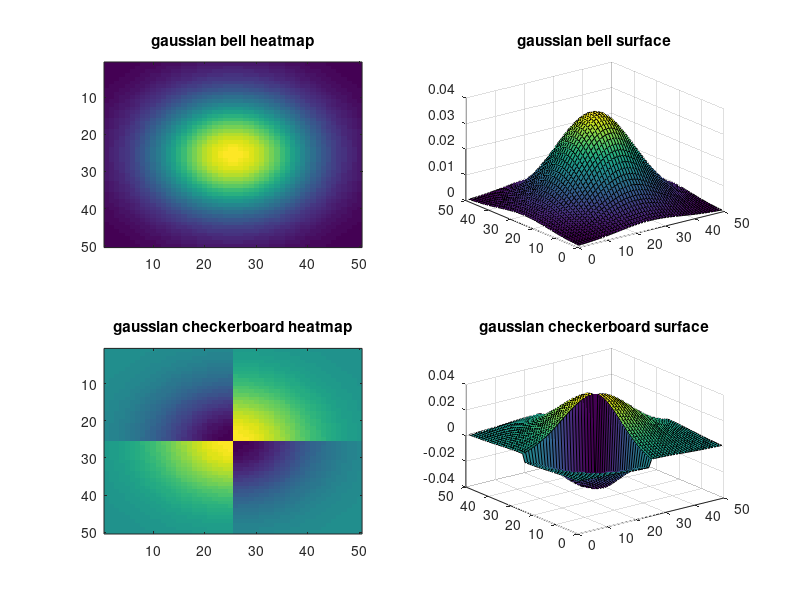
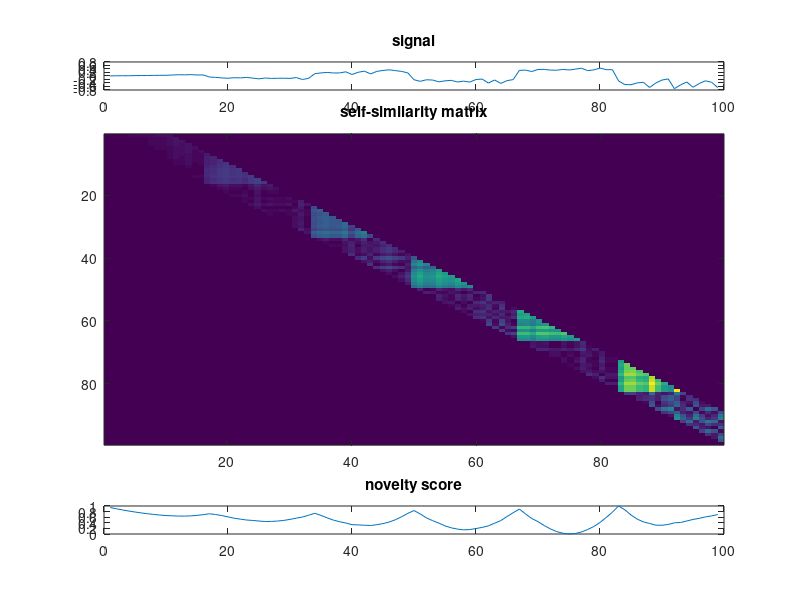

These charts were generated, in order, by the following MATLAB code:
%%%%%%%%%%%%%%%%%%%%%%%%%%%%%%%%%%%%%%%%%%%%%%%%%%%%%%%%%%%%%%%%%%%%%%%%%%%%%%%%
%                                                                              %
%                                 NOVELTY SCORE                                %
%                                                                              %
%                                  July, 2018                                  %
%                                                                              %
%                          Juan Ignacio Mendoza Garay                          %
%                               doctoral student                               %
%                 Department of Music, Art and Culture Studies                 %
%                            University of Jyväskylä                           %
%                                                                              %
%%%%%%%%%%%%%%%%%%%%%%%%%%%%%%%%%%%%%%%%%%%%%%%%%%%%%%%%%%%%%%%%%%%%%%%%%%%%%%%%

% tested on Octave 4

%===============================================================================

% DESCRIPTION:

%   Produce a signal with some randomness, then a self-similarity matrix of it.
%   The matrix is bounded, to reduce computing time.
%   Then convolve a Gaussian-tapered checkerboard kernel along the diagonal of 
%   the self-similarity matrix. The result is a novelty score.
%   (c.f. Foote & Cooper, 2003)

% INSTRUCTIONS:

%   1) Modify the values indicated by an arrow (<---)
%   2) Run the script and enjoy.

%===============================================================================

clc
clear
close all

%===============================================================================

   signal_type ='sqr'; % <--- signal carrier type ('sin' or 'sqr')
 signal_length = 99;   % <--- signal length
 signal_period = 33;   % <--- signal period
     bandwidth = 11;   % <--- gaussian-tapered checkerboard kernel bandwidth
       full_sw = 0;    % <--- 1 = upper and lower triangles; 0 = upper triangle

%-------------------------------------------------------------------------------

if strcmp(signal_type,'sin')
  x = [1:signal_length]; % grid
  signal = sin(x*pi*2/(signal_period) + randn(1)/8) + (sin(x*pi/4*randn(1)*2)/6+randn(1)/100);
elseif strcmp(signal_type,'sqr')
  signal = ones(1,signal_period);
  signal(ceil(signal_period/2):end) = -1;
  signal = repmat(signal,1,ceil(signal_length/signal_period));
  signal = signal(1:signal_length) + randn(1,signal_length)/4;
end
signal = signal .* [1:signal_length]/signal_length/2; 

selfsim_matrix = zeros(signal_length); % initialise self-similarity matrix

% boundary's ending indexes:
boundary = bandwidth - 1;
end_bounds = [1:signal_length]; % increasing indexes
end_bounds(end-boundary+1:end) = ...
  end_bounds(end-boundary+1:end) - [1:boundary]; % at the end the available space shrinks
end_bounds = end_bounds + boundary; % shift for length of boundary

% compute distances;
for row = 1:signal_length
  for col = row+1:end_bounds(row) % start at diagonal + 1; end at corresponding index
    selfsim_matrix(row,col) = abs( signal(row) - signal(col) ); % Euclidean distance
  end
end

if full_sw
  selfsim_matrix = selfsim_matrix + flipud(rot90(selfsim_matrix)); % upper and lower triangles
end

% Gaussian Checkerboard Kernel:
gauss_2D_size = round(signal_length/2);
if rem(gauss_2D_size,2)
  gauss_2D_size = gauss_2D_size + 1; % has to be even to make the checkerboard
end
gauss_2D_height = 1/(sqrt(2*pi)*bandwidth);
gauss_2D_variance = bandwidth^2;
[kernel_gauss_x, kernel_gauss_y] = meshgrid((-(gauss_2D_size-1)/2):((gauss_2D_size-1)/2),...
  (-(gauss_2D_size-1)/2):((gauss_2D_size-1)/2));
kernels_2D.gauss = exp( -(kernel_gauss_x.^2) / (2*gauss_2D_variance) ...
  - (kernel_gauss_y.^2) / (2*gauss_2D_variance));
kernels_2D.gauss = kernels_2D.gauss .* gauss_2D_height;
kernels_2D.gausscb = kernels_2D.gauss .* kron([-1,1;1,-1],ones(gauss_2D_size/2));

% add inner-margin-average padding to beginning and ending of similarity matrix's diagonal
length_selfsim_matrix_avpad = length(signal) + gauss_2D_size;
margin_selfsim_matrix_avpad = fix(gauss_2D_size/2);
selfsim_matrix_avpad = zeros(length_selfsim_matrix_avpad,length_selfsim_matrix_avpad);
beginning_average = selfsim_matrix(1:margin_selfsim_matrix_avpad,...
  1:margin_selfsim_matrix_avpad);
beginning_average = mean(beginning_average(:));
selfsim_matrix_avpad(1:length_selfsim_matrix_avpad,1:length_selfsim_matrix_avpad) = ...
  beginning_average;
ending_average = selfsim_matrix( length(signal) - margin_selfsim_matrix_avpad : length(signal),...
  length(signal) - margin_selfsim_matrix_avpad : length(signal) );
ending_average = mean(ending_average(:));
selfsim_matrix_avpad(1:length_selfsim_matrix_avpad,1:length_selfsim_matrix_avpad) = ...
  ending_average;
selfsim_matrix_avpad( margin_selfsim_matrix_avpad+1:length(signal)+margin_selfsim_matrix_avpad,...
  margin_selfsim_matrix_avpad+1:length(signal)+margin_selfsim_matrix_avpad ) = ...
  selfsim_matrix;

tic
% convolve Gaussian Checkerboard kernel along diagonal of similarity matrix:
nov_tseries.novelty_padded = zeros(1,length_selfsim_matrix_avpad); % init
for i = [1:length(signal)]
  window_start = i;
  window_end = window_start + gauss_2D_size - 1;
  function_window = zeros(gauss_2D_size,gauss_2D_size);
  function_window = selfsim_matrix_avpad(window_start:window_end,window_start:window_end);
  function_output = sum(sum(function_window.*kernels_2D.gausscb));
  nov_tseries.novelty_padded(1,i + margin_selfsim_matrix_avpad) = function_output;
end
toc

% output of same length (get rid of outer margins):
nov_tseries.novelty_same = nov_tseries.novelty_padded(margin_selfsim_matrix_avpad + 1 :...
  end - margin_selfsim_matrix_avpad );
 
% normalise it, don't criticise it: 
nov_tseries.novelty_same = nov_tseries.novelty_same - min(min(nov_tseries.novelty_same));
nov_tseries.novelty_same = nov_tseries.novelty_same / max(max(nov_tseries.novelty_same));

% visualise:
figure;
subplot(2,2,1)
imagesc(kernels_2D.gauss); 
title('gaussian bell heatmap')
subplot(2,2,2)
surf(kernels_2D.gauss)
title('gaussian bell surface')
subplot(2,2,3)
imagesc(kernels_2D.gausscb)
title('gaussian checkerboard heatmap')
subplot(2,2,4)
surf(kernels_2D.gausscb)
title('gaussian checkerboard surface')
figure;
subplot(6,1,1)
plot(signal)
title('signal')
subplot(6,1,2:5)
imagesc(selfsim_matrix)
title('self-similarity matrix')
subplot(6,1,6)
plot(nov_tseries.novelty_same)
title('novelty score')